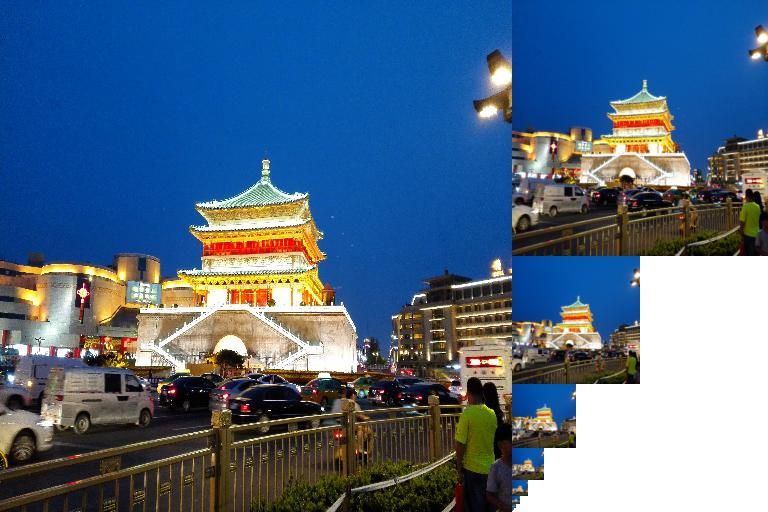

Generate this figure with Python:
import numpy as np
from skimage import io, transform
import matplotlib.pyplot as plt

def pyramid(image):
	im = io.imread(image)
	im = transform.resize(im,(512,512))
	r, c, d = im.shape
#	the amount of generated pics is log(512)=9
	pyramid = tuple(transform.pyramid_gaussian(im, downscale=2, multichannel=True))
#	background
	bg = np.ones((r, int(c+c/2), 3), dtype=np.double)
#	original pic fusion
	bg[:r, :c, :] = pyramid[0]

#	looping fusion
	i_row = 0
	for i in pyramid[1:]:
		n_row, n_col = i.shape[:2]
		bg[i_row:i_row+n_row, c:c+n_col] = i
		i_row += n_row
	io.imsave('pyramid.jpg', bg)
	plt.imshow(bg)
	plt.show()

if __name__ == '__main__':
	pyramid('pic1.jpg')
